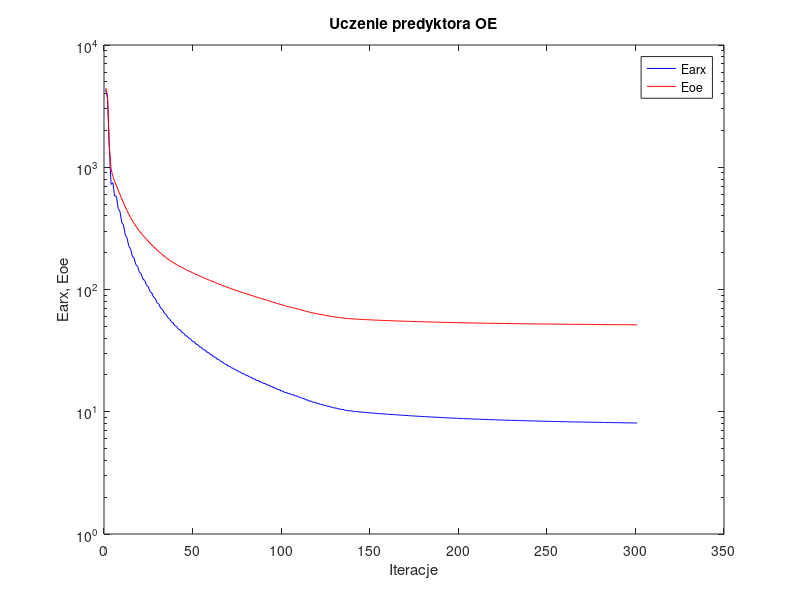
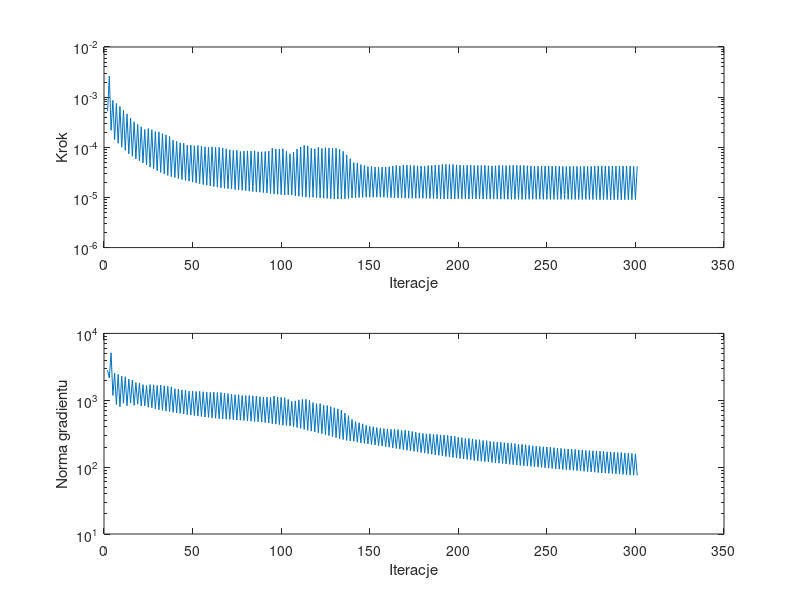

Write the MATLAB code that produced these figures, in order.
%uczenie predyktora oe
clear all;
n=0; farx(n+1)=4.306845e+003; foe(n+1)=4.445030e+003; wspucz(n+1)=0.000000e+000; ng(n+1)=0.000000e+000;
n=1; farx(n+1)=3.637138e+003; foe(n+1)=3.854837e+003; krok(n+1)=5.230348e-004; ng(n+1)=2.801509e+003;
n=2; farx(n+1)=1.423051e+003; foe(n+1)=1.513580e+003; krok(n+1)=2.621411e-003; ng(n+1)=2.159986e+003;
n=3; farx(n+1)=7.237453e+002; foe(n+1)=9.640573e+002; krok(n+1)=2.178332e-004; ng(n+1)=5.127473e+003;
n=4; farx(n+1)=7.480085e+002; foe(n+1)=8.419777e+002; krok(n+1)=8.631728e-004; ng(n+1)=1.181930e+003;
n=5; farx(n+1)=5.820585e+002; foe(n+1)=7.675472e+002; krok(n+1)=1.422016e-004; ng(n+1)=2.540910e+003;
n=6; farx(n+1)=5.807154e+002; foe(n+1)=7.072261e+002; krok(n+1)=7.496833e-004; ng(n+1)=8.638926e+002;
n=7; farx(n+1)=4.591944e+002; foe(n+1)=6.495316e+002; krok(n+1)=1.203802e-004; ng(n+1)=2.440197e+003;
n=8; farx(n+1)=4.357997e+002; foe(n+1)=5.994428e+002; krok(n+1)=6.518015e-004; ng(n+1)=8.014668e+002;
n=9; farx(n+1)=3.544143e+002; foe(n+1)=5.519535e+002; krok(n+1)=1.003543e-004; ng(n+1)=2.294859e+003;
n=10; farx(n+1)=3.371675e+002; foe(n+1)=5.120220e+002; krok(n+1)=5.440190e-004; ng(n+1)=9.017108e+002;
n=11; farx(n+1)=2.794392e+002; foe(n+1)=4.742093e+002; krok(n+1)=8.683747e-005; ng(n+1)=2.248458e+003;
n=12; farx(n+1)=2.646746e+002; foe(n+1)=4.418254e+002; krok(n+1)=4.624551e-004; ng(n+1)=8.295840e+002;
n=13; farx(n+1)=2.255962e+002; foe(n+1)=4.127204e+002; krok(n+1)=7.401448e-005; ng(n+1)=2.069676e+003;
n=14; farx(n+1)=2.155871e+002; foe(n+1)=3.882330e+002; krok(n+1)=3.831728e-004; ng(n+1)=9.069906e+002;
n=15; farx(n+1)=1.869802e+002; foe(n+1)=3.657414e+002; krok(n+1)=6.627688e-005; ng(n+1)=2.001132e+003;
n=16; farx(n+1)=1.804828e+002; foe(n+1)=3.467899e+002; krok(n+1)=3.229906e-004; ng(n+1)=8.430947e+002;
n=17; farx(n+1)=1.596007e+002; foe(n+1)=3.295473e+002; krok(n+1)=5.879414e-005; ng(n+1)=1.835557e+003;
n=18; farx(n+1)=1.544242e+002; foe(n+1)=3.144585e+002; krok(n+1)=2.859446e-004; ng(n+1)=8.727101e+002;
n=19; farx(n+1)=1.380814e+002; foe(n+1)=3.004594e+002; krok(n+1)=5.353910e-005; ng(n+1)=1.796692e+003;
n=20; farx(n+1)=1.343178e+002; foe(n+1)=2.881044e+002; krok(n+1)=2.563269e-004; ng(n+1)=8.242980e+002;
n=21; farx(n+1)=1.214097e+002; foe(n+1)=2.767785e+002; krok(n+1)=4.888219e-005; ng(n+1)=1.712309e+003;
n=22; farx(n+1)=1.186350e+002; foe(n+1)=2.668674e+002; krok(n+1)=2.263251e-004; ng(n+1)=8.237944e+002;
n=23; farx(n+1)=1.082850e+002; foe(n+1)=2.575492e+002; krok(n+1)=4.461789e-005; ng(n+1)=1.660129e+003;
n=24; farx(n+1)=1.052947e+002; foe(n+1)=2.481938e+002; krok(n+1)=2.361618e-004; ng(n+1)=7.858719e+002;
n=25; farx(n+1)=9.632398e+001; foe(n+1)=2.395214e+002; krok(n+1)=4.041939e-005; ng(n+1)=1.714121e+003;
n=26; farx(n+1)=9.372226e+001; foe(n+1)=2.313733e+002; krok(n+1)=2.240186e-004; ng(n+1)=7.697351e+002;
n=27; farx(n+1)=8.619946e+001; foe(n+1)=2.238381e+002; krok(n+1)=3.711813e-005; ng(n+1)=1.702667e+003;
n=28; farx(n+1)=8.407031e+001; foe(n+1)=2.168193e+002; krok(n+1)=2.064885e-004; ng(n+1)=7.425694e+002;
n=29; farx(n+1)=7.782240e+001; foe(n+1)=2.104016e+002; krok(n+1)=3.418410e-005; ng(n+1)=1.661280e+003;
n=30; farx(n+1)=7.585743e+001; foe(n+1)=2.040487e+002; krok(n+1)=2.033206e-004; ng(n+1)=7.244390e+002;
n=31; farx(n+1)=7.039440e+001; foe(n+1)=1.981436e+002; krok(n+1)=3.153604e-005; ng(n+1)=1.682022e+003;
n=32; farx(n+1)=6.879737e+001; foe(n+1)=1.926441e+002; krok(n+1)=1.869031e-004; ng(n+1)=7.069147e+002;
n=33; farx(n+1)=6.417633e+001; foe(n+1)=1.875415e+002; krok(n+1)=2.936505e-005; ng(n+1)=1.640479e+003;
n=34; farx(n+1)=6.281185e+001; foe(n+1)=1.826584e+002; krok(n+1)=1.769627e-004; ng(n+1)=6.919380e+002;
n=35; farx(n+1)=5.879783e+001; foe(n+1)=1.780870e+002; krok(n+1)=2.745808e-005; ng(n+1)=1.623266e+003;
n=36; farx(n+1)=5.767025e+001; foe(n+1)=1.737969e+002; krok(n+1)=1.646626e-004; ng(n+1)=6.752957e+002;
n=37; farx(n+1)=5.416932e+001; foe(n+1)=1.697480e+002; krok(n+1)=2.605170e-005; ng(n+1)=1.590144e+003;
n=38; farx(n+1)=5.344467e+001; foe(n+1)=1.662456e+002; krok(n+1)=1.389822e-004; ng(n+1)=6.600702e+002;
n=39; farx(n+1)=5.051241e+001; foe(n+1)=1.629275e+002; krok(n+1)=2.496301e-005; ng(n+1)=1.490033e+003;
n=40; farx(n+1)=4.989888e+001; foe(n+1)=1.597709e+002; krok(n+1)=1.312842e-004; ng(n+1)=6.473426e+002;
n=41; farx(n+1)=4.728822e+001; foe(n+1)=1.567621e+002; krok(n+1)=2.382783e-005; ng(n+1)=1.463169e+003;
n=42; farx(n+1)=4.678339e+001; foe(n+1)=1.539252e+002; krok(n+1)=1.230468e-004; ng(n+1)=6.356061e+002;
n=43; farx(n+1)=4.446491e+001; foe(n+1)=1.512101e+002; krok(n+1)=2.277085e-005; ng(n+1)=1.429421e+003;
n=44; farx(n+1)=4.399286e+001; foe(n+1)=1.485592e+002; krok(n+1)=1.202765e-004; ng(n+1)=6.224590e+002;
n=45; farx(n+1)=4.187755e+001; foe(n+1)=1.460246e+002; krok(n+1)=2.190752e-005; ng(n+1)=1.417681e+003;
n=46; farx(n+1)=4.153553e+001; foe(n+1)=1.437009e+002; krok(n+1)=1.089166e-004; ng(n+1)=6.119359e+002;
n=47; farx(n+1)=3.967285e+001; foe(n+1)=1.414639e+002; krok(n+1)=2.110229e-005; ng(n+1)=1.363252e+003;
n=48; farx(n+1)=3.932113e+001; foe(n+1)=1.392279e+002; krok(n+1)=1.107642e-004; ng(n+1)=5.999393e+002;
n=49; farx(n+1)=3.758009e+001; foe(n+1)=1.370445e+002; krok(n+1)=2.020511e-005; ng(n+1)=1.376915e+003;
n=50; farx(n+1)=3.726188e+001; foe(n+1)=1.349546e+002; krok(n+1)=1.070782e-004; ng(n+1)=5.901055e+002;
n=51; farx(n+1)=3.568388e+001; foe(n+1)=1.329324e+002; krok(n+1)=1.943349e-005; ng(n+1)=1.354208e+003;
n=52; farx(n+1)=3.535825e+001; foe(n+1)=1.309087e+002; krok(n+1)=1.085565e-004; ng(n+1)=5.798260e+002;
n=53; farx(n+1)=3.388563e+001; foe(n+1)=1.289483e+002; krok(n+1)=1.870342e-005; ng(n+1)=1.361604e+003;
n=54; farx(n+1)=3.359537e+001; foe(n+1)=1.270563e+002; krok(n+1)=1.051134e-004; ng(n+1)=5.715000e+002;
n=55; farx(n+1)=3.224848e+001; foe(n+1)=1.252283e+002; krok(n+1)=1.810944e-005; ng(n+1)=1.341315e+003;
n=56; farx(n+1)=3.198821e+001; foe(n+1)=1.234505e+002; krok(n+1)=1.022356e-004; ng(n+1)=5.632974e+002;
n=57; farx(n+1)=3.074911e+001; foe(n+1)=1.217354e+002; krok(n+1)=1.757217e-005; ng(n+1)=1.323520e+003;
n=58; farx(n+1)=3.051931e+001; foe(n+1)=1.200669e+002; krok(n+1)=9.955398e-005; ng(n+1)=5.555453e+002;
n=59; farx(n+1)=2.937706e+001; foe(n+1)=1.184465e+002; krok(n+1)=1.700060e-005; ng(n+1)=1.308708e+003;
n=60; farx(n+1)=2.913882e+001; foe(n+1)=1.168056e+002; krok(n+1)=1.022605e-004; ng(n+1)=5.458578e+002;
n=61; farx(n+1)=2.805539e+001; foe(n+1)=1.152046e+002; krok(n+1)=1.645337e-005; ng(n+1)=1.321380e+003;
n=62; farx(n+1)=2.784035e+001; foe(n+1)=1.136470e+002; krok(n+1)=1.001480e-004; ng(n+1)=5.383268e+002;
n=63; farx(n+1)=2.683649e+001; foe(n+1)=1.121321e+002; krok(n+1)=1.599777e-005; ng(n+1)=1.305547e+003;
n=64; farx(n+1)=2.663559e+001; foe(n+1)=1.106352e+002; krok(n+1)=9.985203e-005; ng(n+1)=5.313476e+002;
n=65; farx(n+1)=2.569120e+001; foe(n+1)=1.091722e+002; krok(n+1)=1.558957e-005; ng(n+1)=1.301419e+003;
n=66; farx(n+1)=2.552252e+001; foe(n+1)=1.077715e+002; krok(n+1)=9.675577e-005; ng(n+1)=5.263681e+002;
n=67; farx(n+1)=2.464214e+001; foe(n+1)=1.063859e+002; krok(n+1)=1.523649e-005; ng(n+1)=1.284116e+003;
n=68; farx(n+1)=2.449924e+001; foe(n+1)=1.050644e+002; krok(n+1)=9.324777e-005; ng(n+1)=5.212461e+002;
n=69; farx(n+1)=2.368221e+001; foe(n+1)=1.037716e+002; krok(n+1)=1.496279e-005; ng(n+1)=1.256964e+003;
n=70; farx(n+1)=2.357140e+001; foe(n+1)=1.025440e+002; krok(n+1)=8.904993e-005; ng(n+1)=5.175135e+002;
n=71; farx(n+1)=2.281145e+001; foe(n+1)=1.013341e+002; krok(n+1)=1.468165e-005; ng(n+1)=1.230907e+003;
n=72; farx(n+1)=2.271612e+001; foe(n+1)=1.001608e+002; krok(n+1)=8.683747e-005; ng(n+1)=5.123193e+002;
n=73; farx(n+1)=2.200554e+001; foe(n+1)=9.901905e+001; krok(n+1)=1.438760e-005; ng(n+1)=1.209404e+003;
n=74; farx(n+1)=2.191634e+001; foe(n+1)=9.787498e+001; krok(n+1)=8.763108e-005; ng(n+1)=5.060894e+002;
n=75; farx(n+1)=2.123297e+001; foe(n+1)=9.675603e+001; krok(n+1)=1.414532e-005; ng(n+1)=1.209575e+003;
n=76; farx(n+1)=2.117568e+001; foe(n+1)=9.570771e+001; krok(n+1)=8.233132e-005; ng(n+1)=5.038503e+002;
n=77; farx(n+1)=2.054189e+001; foe(n+1)=9.467253e+001; krok(n+1)=1.390431e-005; ng(n+1)=1.175859e+003;
n=78; farx(n+1)=2.048579e+001; foe(n+1)=9.363863e+001; krok(n+1)=8.370634e-005; ng(n+1)=4.974783e+002;
n=79; farx(n+1)=1.987642e+001; foe(n+1)=9.262275e+001; krok(n+1)=1.361415e-005; ng(n+1)=1.175591e+003;
n=80; farx(n+1)=1.982610e+001; foe(n+1)=9.161384e+001; krok(n+1)=8.489916e-005; ng(n+1)=4.916889e+002;
n=81; farx(n+1)=1.923732e+001; foe(n+1)=9.061213e+001; krok(n+1)=1.334403e-005; ng(n+1)=1.177665e+003;
n=82; farx(n+1)=1.919662e+001; foe(n+1)=8.963944e+001; krok(n+1)=8.414879e-005; ng(n+1)=4.864392e+002;
n=83; farx(n+1)=1.863737e+001; foe(n+1)=8.867978e+001; krok(n+1)=1.308609e-005; ng(n+1)=1.163230e+003;
n=84; farx(n+1)=1.859699e+001; foe(n+1)=8.771569e+001; krok(n+1)=8.559513e-005; ng(n+1)=4.794986e+002;
n=85; farx(n+1)=1.805774e+001; foe(n+1)=8.678316e+001; krok(n+1)=1.290355e-005; ng(n+1)=1.156490e+003;
n=86; farx(n+1)=1.804010e+001; foe(n+1)=8.589511e+001; krok(n+1)=8.147519e-005; ng(n+1)=4.763828e+002;
n=87; farx(n+1)=1.753280e+001; foe(n+1)=8.502522e+001; krok(n+1)=1.273164e-005; ng(n+1)=1.127057e+003;
n=88; farx(n+1)=1.752399e+001; foe(n+1)=8.417072e+001; krok(n+1)=8.126074e-005; ng(n+1)=4.708263e+002;
n=89; farx(n+1)=1.703652e+001; foe(n+1)=8.333018e+001; krok(n+1)=1.251850e-005; ng(n+1)=1.116510e+003;
n=90; farx(n+1)=1.703356e+001; foe(n+1)=8.249916e+001; krok(n+1)=8.233132e-005; ng(n+1)=4.644221e+002;
n=91; farx(n+1)=1.656094e+001; foe(n+1)=8.167573e+001; krok(n+1)=1.229246e-005; ng(n+1)=1.113010e+003;
n=92; farx(n+1)=1.656255e+001; foe(n+1)=8.086444e+001; krok(n+1)=8.368590e-005; ng(n+1)=4.574163e+002;
n=93; farx(n+1)=1.610738e+001; foe(n+1)=8.005899e+001; krok(n+1)=1.197415e-005; ng(n+1)=1.108782e+003;
n=94; farx(n+1)=1.608905e+001; foe(n+1)=7.917920e+001; krok(n+1)=9.560737e-005; ng(n+1)=4.460019e+002;
n=95; farx(n+1)=1.562178e+001; foe(n+1)=7.831507e+001; krok(n+1)=1.171380e-005; ng(n+1)=1.153986e+003;
n=96; farx(n+1)=1.561982e+001; foe(n+1)=7.749901e+001; krok(n+1)=9.229511e-005; ng(n+1)=4.398070e+002;
n=97; farx(n+1)=1.517938e+001; foe(n+1)=7.669801e+001; krok(n+1)=1.155377e-005; ng(n+1)=1.121782e+003;
n=98; farx(n+1)=1.518682e+001; foe(n+1)=7.592148e+001; krok(n+1)=9.186126e-005; ng(n+1)=4.322823e+002;
n=99; farx(n+1)=1.476509e+001; foe(n+1)=7.515918e+001; krok(n+1)=1.136531e-005; ng(n+1)=1.103202e+003;
n=100; farx(n+1)=1.477634e+001; foe(n+1)=7.440574e+001; krok(n+1)=9.320950e-005; ng(n+1)=4.235532e+002;
n=101; farx(n+1)=1.436690e+001; foe(n+1)=7.367277e+001; krok(n+1)=1.126542e-005; ng(n+1)=1.089808e+003;
n=102; farx(n+1)=1.440161e+001; foe(n+1)=7.302424e+001; krok(n+1)=8.368590e-005; ng(n+1)=4.185006e+002;
n=103; farx(n+1)=1.402479e+001; foe(n+1)=7.238441e+001; krok(n+1)=1.126542e-005; ng(n+1)=1.028379e+003;
n=104; farx(n+1)=1.407586e+001; foe(n+1)=7.182440e+001; krok(n+1)=7.411092e-005; ng(n+1)=4.139681e+002;
n=105; farx(n+1)=1.373647e+001; foe(n+1)=7.127600e+001; krok(n+1)=1.115447e-005; ng(n+1)=9.605958e+002;
n=106; farx(n+1)=1.378223e+001; foe(n+1)=7.070051e+001; krok(n+1)=8.074766e-005; ng(n+1)=4.031665e+002;
n=107; farx(n+1)=1.344248e+001; foe(n+1)=7.013565e+001; krok(n+1)=1.085468e-005; ng(n+1)=9.786728e+002;
n=108; farx(n+1)=1.347560e+001; foe(n+1)=6.951669e+001; krok(n+1)=9.257470e-005; ng(n+1)=3.904809e+002;
n=109; farx(n+1)=1.312753e+001; foe(n+1)=6.891390e+001; krok(n+1)=1.057446e-005; ng(n+1)=1.014090e+003;
n=110; farx(n+1)=1.315338e+001; foe(n+1)=6.827785e+001; krok(n+1)=1.017375e-004; ng(n+1)=3.781172e+002;
n=111; farx(n+1)=1.280493e+001; foe(n+1)=6.766047e+001; krok(n+1)=1.033992e-005; ng(n+1)=1.032444e+003;
n=112; farx(n+1)=1.282490e+001; foe(n+1)=6.702252e+001; krok(n+1)=1.089132e-004; ng(n+1)=3.655527e+002;
n=113; farx(n+1)=1.248208e+001; foe(n+1)=6.641228e+001; krok(n+1)=1.017255e-005; ng(n+1)=1.035020e+003;
n=114; farx(n+1)=1.250921e+001; foe(n+1)=6.582954e+001; krok(n+1)=1.067624e-004; ng(n+1)=3.552060e+002;
n=115; farx(n+1)=1.218494e+001; foe(n+1)=6.527049e+001; krok(n+1)=1.009346e-005; ng(n+1)=9.984716e+002;
n=116; farx(n+1)=1.222536e+001; foe(n+1)=6.478125e+001; krok(n+1)=9.532169e-005; ng(n+1)=3.459854e+002;
n=117; farx(n+1)=1.193399e+001; foe(n+1)=6.430978e+001; krok(n+1)=1.003408e-005; ng(n+1)=9.234371e+002;
n=118; farx(n+1)=1.197925e+001; foe(n+1)=6.386284e+001; krok(n+1)=9.323759e-005; ng(n+1)=3.363509e+002;
n=119; farx(n+1)=1.170451e+001; foe(n+1)=6.342877e+001; krok(n+1)=9.888364e-006; ng(n+1)=8.913776e+002;
n=120; farx(n+1)=1.174241e+001; foe(n+1)=6.298160e+001; krok(n+1)=1.001480e-004; ng(n+1)=3.261132e+002;
n=121; farx(n+1)=1.147157e+001; foe(n+1)=6.255157e+001; krok(n+1)=9.766516e-006; ng(n+1)=8.934971e+002;
n=122; farx(n+1)=1.151627e+001; foe(n+1)=6.215464e+001; krok(n+1)=9.487191e-005; ng(n+1)=3.163289e+002;
n=123; farx(n+1)=1.126590e+001; foe(n+1)=6.177466e+001; krok(n+1)=9.671965e-006; ng(n+1)=8.439915e+002;
n=124; farx(n+1)=1.130469e+001; foe(n+1)=6.139491e+001; krok(n+1)=9.804597e-005; ng(n+1)=3.060912e+002;
n=125; farx(n+1)=1.106344e+001; foe(n+1)=6.102994e+001; krok(n+1)=9.558286e-006; ng(n+1)=8.341241e+002;
n=126; farx(n+1)=1.110955e+001; foe(n+1)=6.068120e+001; krok(n+1)=9.677161e-005; ng(n+1)=2.960830e+002;
n=127; farx(n+1)=1.088026e+001; foe(n+1)=6.034689e+001; krok(n+1)=9.471564e-006; ng(n+1)=8.013560e+002;
n=128; farx(n+1)=1.091448e+001; foe(n+1)=6.002446e+001; krok(n+1)=9.579321e-005; ng(n+1)=2.857248e+002;
n=129; farx(n+1)=1.070197e+001; foe(n+1)=5.971890e+001; krok(n+1)=9.392863e-006; ng(n+1)=7.730174e+002;
n=130; farx(n+1)=1.075616e+001; foe(n+1)=5.942432e+001; krok(n+1)=9.501859e-005; ng(n+1)=2.763238e+002;
n=131; farx(n+1)=1.054845e+001; foe(n+1)=5.914066e+001; krok(n+1)=9.328187e-006; ng(n+1)=7.437671e+002;
n=132; farx(n+1)=1.057121e+001; foe(n+1)=5.887623e+001; krok(n+1)=9.108340e-005; ng(n+1)=2.658994e+002;
n=133; farx(n+1)=1.038791e+001; foe(n+1)=5.862429e+001; krok(n+1)=9.301319e-006; ng(n+1)=7.103661e+002;
n=134; farx(n+1)=1.046143e+001; foe(n+1)=5.839630e+001; krok(n+1)=8.312662e-005; ng(n+1)=2.585728e+002;
n=135; farx(n+1)=1.028020e+001; foe(n+1)=5.818158e+001; krok(n+1)=9.377529e-006; ng(n+1)=6.437004e+002;
n=136; farx(n+1)=1.029070e+001; foe(n+1)=5.799621e+001; krok(n+1)=7.043991e-005; ng(n+1)=2.502629e+002;
n=137; farx(n+1)=1.014842e+001; foe(n+1)=5.782273e+001; krok(n+1)=9.524283e-006; ng(n+1)=5.888458e+002;
n=138; farx(n+1)=1.023269e+001; foe(n+1)=5.767213e+001; krok(n+1)=5.904045e-005; ng(n+1)=2.462067e+002;
n=139; farx(n+1)=1.008635e+001; foe(n+1)=5.753005e+001; krok(n+1)=9.766516e-006; ng(n+1)=5.184223e+002;
n=140; farx(n+1)=1.011297e+001; foe(n+1)=5.740552e+001; krok(n+1)=4.963293e-005; ng(n+1)=2.433031e+002;
n=141; farx(n+1)=9.995751e+000; foe(n+1)=5.728779e+001; krok(n+1)=9.888364e-006; ng(n+1)=4.785917e+002;
n=142; farx(n+1)=1.006276e+001; foe(n+1)=5.717154e+001; krok(n+1)=4.886973e-005; ng(n+1)=2.361031e+002;
n=143; farx(n+1)=9.938476e+000; foe(n+1)=5.705908e+001; krok(n+1)=9.952471e-006; ng(n+1)=4.616535e+002;
n=144; farx(n+1)=9.982111e+000; foe(n+1)=5.695582e+001; krok(n+1)=4.506169e-005; ng(n+1)=2.304462e+002;
n=145; farx(n+1)=9.870106e+000; foe(n+1)=5.685352e+001; krok(n+1)=9.999543e-006; ng(n+1)=4.437819e+002;
n=146; farx(n+1)=9.924838e+000; foe(n+1)=5.675595e+001; krok(n+1)=4.341873e-005; ng(n+1)=2.268207e+002;
n=147; farx(n+1)=9.815106e+000; foe(n+1)=5.666167e+001; krok(n+1)=1.009346e-005; ng(n+1)=4.224024e+002;
n=148; farx(n+1)=9.863230e+000; foe(n+1)=5.657194e+001; krok(n+1)=4.127340e-005; ng(n+1)=2.224384e+002;
n=149; farx(n+1)=9.759786e+000; foe(n+1)=5.648406e+001; krok(n+1)=1.010485e-005; ng(n+1)=4.077458e+002;
n=150; farx(n+1)=9.810053e+000; foe(n+1)=5.639750e+001; krok(n+1)=4.154824e-005; ng(n+1)=2.183577e+002;
n=151; farx(n+1)=9.707771e+000; foe(n+1)=5.631209e+001; krok(n+1)=1.009346e-005; ng(n+1)=4.023611e+002;
n=152; farx(n+1)=9.755939e+000; foe(n+1)=5.623053e+001; krok(n+1)=4.037383e-005; ng(n+1)=2.143237e+002;
n=153; farx(n+1)=9.657701e+000; foe(n+1)=5.614991e+001; krok(n+1)=1.010255e-005; ng(n+1)=3.904104e+002;
n=154; farx(n+1)=9.705219e+000; foe(n+1)=5.607165e+001; krok(n+1)=3.990378e-005; ng(n+1)=2.103629e+002;
n=155; farx(n+1)=9.610118e+000; foe(n+1)=5.599486e+001; krok(n+1)=1.008355e-005; ng(n+1)=3.806110e+002;
n=156; farx(n+1)=9.656737e+000; foe(n+1)=5.591899e+001; krok(n+1)=4.037383e-005; ng(n+1)=2.063170e+002;
n=157; farx(n+1)=9.563258e+000; foe(n+1)=5.584394e+001; krok(n+1)=1.003408e-005; ng(n+1)=3.773172e+002;
n=158; farx(n+1)=9.609179e+000; foe(n+1)=5.577088e+001; krok(n+1)=4.037383e-005; ng(n+1)=2.024195e+002;
n=159; farx(n+1)=9.518103e+000; foe(n+1)=5.569833e+001; krok(n+1)=9.975945e-006; ng(n+1)=3.713120e+002;
n=160; farx(n+1)=9.562955e+000; foe(n+1)=5.562673e+001; krok(n+1)=4.116566e-005; ng(n+1)=1.983711e+002;
n=161; farx(n+1)=9.473696e+000; foe(n+1)=5.555577e+001; krok(n+1)=9.888364e-006; ng(n+1)=3.681953e+002;
n=162; farx(n+1)=9.517561e+000; foe(n+1)=5.548502e+001; krok(n+1)=4.244958e-005; ng(n+1)=1.942638e+002;
n=163; farx(n+1)=9.429437e+000; foe(n+1)=5.541499e+001; krok(n+1)=9.808732e-006; ng(n+1)=3.671082e+002;
n=164; farx(n+1)=9.472655e+000; foe(n+1)=5.534600e+001; krok(n+1)=4.334515e-005; ng(n+1)=1.902962e+002;
n=165; farx(n+1)=9.385553e+000; foe(n+1)=5.527708e+001; krok(n+1)=9.766516e-006; ng(n+1)=3.653466e+002;
n=166; farx(n+1)=9.427596e+000; foe(n+1)=5.521127e+001; krok(n+1)=4.244958e-005; ng(n+1)=1.865916e+002;
n=167; farx(n+1)=9.344250e+000; foe(n+1)=5.514626e+001; krok(n+1)=9.716744e-006; ng(n+1)=3.540944e+002;
n=168; farx(n+1)=9.385132e+000; foe(n+1)=5.508030e+001; krok(n+1)=4.439098e-005; ng(n+1)=1.825192e+002;
n=169; farx(n+1)=9.302264e+000; foe(n+1)=5.501564e+001; krok(n+1)=9.657459e-006; ng(n+1)=3.550964e+002;
n=170; farx(n+1)=9.342473e+000; foe(n+1)=5.495251e+001; krok(n+1)=4.412088e-005; ng(n+1)=1.788712e+002;
n=171; farx(n+1)=9.261803e+000; foe(n+1)=5.489034e+001; krok(n+1)=9.640490e-006; ng(n+1)=3.484133e+002;
n=172; farx(n+1)=9.301133e+000; foe(n+1)=5.482970e+001; krok(n+1)=4.381554e-005; ng(n+1)=1.752923e+002;
n=173; farx(n+1)=9.222811e+000; foe(n+1)=5.477017e+001; krok(n+1)=9.628751e-006; ng(n+1)=3.409292e+002;
n=174; farx(n+1)=9.261120e+000; foe(n+1)=5.471181e+001; krok(n+1)=4.341873e-005; ng(n+1)=1.718022e+002;
n=175; farx(n+1)=9.185186e+000; foe(n+1)=5.465505e+001; krok(n+1)=9.635248e-006; ng(n+1)=3.328324e+002;
n=176; farx(n+1)=9.222741e+000; foe(n+1)=5.459929e+001; krok(n+1)=4.279756e-005; ng(n+1)=1.684950e+002;
n=177; farx(n+1)=9.149066e+000; foe(n+1)=5.454514e+001; krok(n+1)=9.647596e-006; ng(n+1)=3.249615e+002;
n=178; farx(n+1)=9.186157e+000; foe(n+1)=5.449199e+001; krok(n+1)=4.229784e-005; ng(n+1)=1.653307e+002;
n=179; farx(n+1)=9.114371e+000; foe(n+1)=5.443992e+001; krok(n+1)=9.645404e-006; ng(n+1)=3.188802e+002;
n=180; farx(n+1)=9.151013e+000; foe(n+1)=5.438900e+001; krok(n+1)=4.204485e-005; ng(n+1)=1.622299e+002;
n=181; farx(n+1)=9.081087e+000; foe(n+1)=5.433868e+001; krok(n+1)=9.602384e-006; ng(n+1)=3.139624e+002;
n=182; farx(n+1)=9.117428e+000; foe(n+1)=5.428866e+001; krok(n+1)=4.334515e-005; ng(n+1)=1.589854e+002;
n=183; farx(n+1)=9.047972e+000; foe(n+1)=5.423845e+001; krok(n+1)=9.520265e-006; ng(n+1)=3.157414e+002;
n=184; farx(n+1)=9.082970e+000; foe(n+1)=5.418938e+001; krok(n+1)=4.341873e-005; ng(n+1)=1.557646e+002;
n=185; farx(n+1)=9.015619e+000; foe(n+1)=5.414142e+001; krok(n+1)=9.520842e-006; ng(n+1)=3.084407e+002;
n=186; farx(n+1)=9.050520e+000; foe(n+1)=5.409417e+001; krok(n+1)=4.381503e-005; ng(n+1)=1.528881e+002;
n=187; farx(n+1)=8.984169e+000; foe(n+1)=5.404694e+001; krok(n+1)=9.456672e-006; ng(n+1)=3.074156e+002;
n=188; farx(n+1)=9.018115e+000; foe(n+1)=5.400048e+001; krok(n+1)=4.438276e-005; ng(n+1)=1.499522e+002;
n=189; farx(n+1)=8.953332e+000; foe(n+1)=5.395464e+001; krok(n+1)=9.410994e-006; ng(n+1)=3.034486e+002;
n=190; farx(n+1)=8.986779e+000; foe(n+1)=5.390892e+001; krok(n+1)=4.554340e-005; ng(n+1)=1.470552e+002;
n=191; farx(n+1)=8.922677e+000; foe(n+1)=5.386355e+001; krok(n+1)=9.359580e-006; ng(n+1)=3.033378e+002;
n=192; farx(n+1)=8.955415e+000; foe(n+1)=5.381916e+001; krok(n+1)=4.565415e-005; ng(n+1)=1.443087e+002;
n=193; farx(n+1)=8.892853e+000; foe(n+1)=5.377531e+001; krok(n+1)=9.340678e-006; ng(n+1)=2.986129e+002;
n=194; farx(n+1)=8.924874e+000; foe(n+1)=5.373234e+001; krok(n+1)=4.554170e-005; ng(n+1)=1.416561e+002;
n=195; farx(n+1)=8.863952e+000; foe(n+1)=5.369013e+001; krok(n+1)=9.331364e-006; ng(n+1)=2.930888e+002;
n=196; farx(n+1)=8.895479e+000; foe(n+1)=5.364863e+001; krok(n+1)=4.553746e-005; ng(n+1)=1.391010e+002;
n=197; farx(n+1)=8.835860e+000; foe(n+1)=5.360772e+001; krok(n+1)=9.322149e-006; ng(n+1)=2.889491e+002;
n=198; farx(n+1)=8.866483e+000; foe(n+1)=5.356787e+001; krok(n+1)=4.461789e-005; ng(n+1)=1.366667e+002;
n=199; farx(n+1)=8.808941e+000; foe(n+1)=5.352922e+001; krok(n+1)=9.359580e-006; ng(n+1)=2.801168e+002;
n=200; farx(n+1)=8.839414e+000; foe(n+1)=5.349135e+001; krok(n+1)=4.403374e-005; ng(n+1)=1.344399e+002;
n=201; farx(n+1)=8.783168e+000; foe(n+1)=5.345395e+001; krok(n+1)=9.351708e-006; ng(n+1)=2.757852e+002;
n=202; farx(n+1)=8.812858e+000; foe(n+1)=5.341740e+001; krok(n+1)=4.341873e-005; ng(n+1)=1.321707e+002;
n=203; farx(n+1)=8.758389e+000; foe(n+1)=5.338177e+001; krok(n+1)=9.365562e-006; ng(n+1)=2.687100e+002;
n=204; farx(n+1)=8.788093e+000; foe(n+1)=5.334650e+001; krok(n+1)=4.381503e-005; ng(n+1)=1.301365e+002;
n=205; farx(n+1)=8.734255e+000; foe(n+1)=5.331124e+001; krok(n+1)=9.309975e-006; ng(n+1)=2.683740e+002;
n=206; farx(n+1)=8.763253e+000; foe(n+1)=5.327656e+001; krok(n+1)=4.424067e-005; ng(n+1)=1.279370e+002;
n=207; farx(n+1)=8.710475e+000; foe(n+1)=5.324229e+001; krok(n+1)=9.301319e-006; ng(n+1)=2.649302e+002;
n=208; farx(n+1)=8.738670e+000; foe(n+1)=5.320884e+001; krok(n+1)=4.341873e-005; ng(n+1)=1.259792e+002;
n=209; farx(n+1)=8.687606e+000; foe(n+1)=5.317634e+001; krok(n+1)=9.340678e-006; ng(n+1)=2.572876e+002;
n=210; farx(n+1)=8.716016e+000; foe(n+1)=5.314448e+001; krok(n+1)=4.334515e-005; ng(n+1)=1.242632e+002;
n=211; farx(n+1)=8.665636e+000; foe(n+1)=5.311238e+001; krok(n+1)=9.283303e-006; ng(n+1)=2.565574e+002;
n=212; farx(n+1)=8.692959e+000; foe(n+1)=5.308084e+001; krok(n+1)=4.341873e-005; ng(n+1)=1.224070e+002;
n=213; farx(n+1)=8.644008e+000; foe(n+1)=5.305016e+001; krok(n+1)=9.309975e-006; ng(n+1)=2.503960e+002;
n=214; farx(n+1)=8.671414e+000; foe(n+1)=5.301997e+001; krok(n+1)=4.334515e-005; ng(n+1)=1.208906e+002;
n=215; farx(n+1)=8.623129e+000; foe(n+1)=5.298976e+001; krok(n+1)=9.272806e-006; ng(n+1)=2.491607e+002;
n=216; farx(n+1)=8.649503e+000; foe(n+1)=5.296021e+001; krok(n+1)=4.279756e-005; ng(n+1)=1.192115e+002;
n=217; farx(n+1)=8.602843e+000; foe(n+1)=5.293162e+001; krok(n+1)=9.318742e-006; ng(n+1)=2.415299e+002;
n=218; farx(n+1)=8.629239e+000; foe(n+1)=5.290341e+001; krok(n+1)=4.244958e-005; ng(n+1)=1.178065e+002;
n=219; farx(n+1)=8.583372e+000; foe(n+1)=5.287542e+001; krok(n+1)=9.290308e-006; ng(n+1)=2.393720e+002;
n=220; farx(n+1)=8.609400e+000; foe(n+1)=5.284776e+001; krok(n+1)=4.285449e-005; ng(n+1)=1.162172e+002;
n=221; farx(n+1)=8.564240e+000; foe(n+1)=5.282031e+001; krok(n+1)=9.263865e-006; ng(n+1)=2.375426e+002;
n=222; farx(n+1)=8.590068e+000; foe(n+1)=5.279329e+001; krok(n+1)=4.334515e-005; ng(n+1)=1.146765e+002;
n=223; farx(n+1)=8.545492e+000; foe(n+1)=5.276619e+001; krok(n+1)=9.217968e-006; ng(n+1)=2.366789e+002;
n=224; farx(n+1)=8.570527e+000; foe(n+1)=5.273951e+001; krok(n+1)=4.341873e-005; ng(n+1)=1.130720e+002;
n=225; farx(n+1)=8.527055e+000; foe(n+1)=5.271343e+001; krok(n+1)=9.235984e-006; ng(n+1)=2.319049e+002;
n=226; farx(n+1)=8.552066e+000; foe(n+1)=5.268776e+001; krok(n+1)=4.334515e-005; ng(n+1)=1.117096e+002;
n=227; farx(n+1)=8.509227e+000; foe(n+1)=5.266213e+001; krok(n+1)=9.203865e-006; ng(n+1)=2.304127e+002;
n=228; farx(n+1)=8.533906e+000; foe(n+1)=5.263691e+001; krok(n+1)=4.381503e-005; ng(n+1)=1.102163e+002;
n=229; farx(n+1)=8.491699e+000; foe(n+1)=5.261172e+001; krok(n+1)=9.173490e-006; ng(n+1)=2.288635e+002;
n=230; farx(n+1)=8.515791e+000; foe(n+1)=5.258697e+001; krok(n+1)=4.381554e-005; ng(n+1)=1.087471e+002;
n=231; farx(n+1)=8.474556e+000; foe(n+1)=5.256262e+001; krok(n+1)=9.177209e-006; ng(n+1)=2.248781e+002;
n=232; farx(n+1)=8.498193e+000; foe(n+1)=5.253859e+001; krok(n+1)=4.341873e-005; ng(n+1)=1.073958e+002;
n=233; farx(n+1)=8.457916e+000; foe(n+1)=5.251511e+001; krok(n+1)=9.196428e-006; ng(n+1)=2.206482e+002;
n=234; farx(n+1)=8.481572e+000; foe(n+1)=5.249199e+001; krok(n+1)=4.334515e-005; ng(n+1)=1.061529e+002;
n=235; farx(n+1)=8.441843e+000; foe(n+1)=5.246884e+001; krok(n+1)=9.158722e-006; ng(n+1)=2.196131e+002;
n=236; farx(n+1)=8.464851e+000; foe(n+1)=5.244601e+001; krok(n+1)=4.341873e-005; ng(n+1)=1.047440e+002;
n=237; farx(n+1)=8.426031e+000; foe(n+1)=5.242366e+001; krok(n+1)=9.173490e-006; ng(n+1)=2.156434e+002;
n=238; farx(n+1)=8.448660e+000; foe(n+1)=5.240161e+001; krok(n+1)=4.279756e-005; ng(n+1)=1.035284e+002;
n=239; farx(n+1)=8.410766e+000; foe(n+1)=5.238008e+001; krok(n+1)=9.195979e-006; ng(n+1)=2.113813e+002;
n=240; farx(n+1)=8.433162e+000; foe(n+1)=5.235882e+001; krok(n+1)=4.229784e-005; ng(n+1)=1.023714e+002;
n=241; farx(n+1)=8.396029e+000; foe(n+1)=5.233792e+001; krok(n+1)=9.203865e-006; ng(n+1)=2.082096e+002;
n=242; farx(n+1)=8.418230e+000; foe(n+1)=5.231731e+001; krok(n+1)=4.211523e-005; ng(n+1)=1.012103e+002;
n=243; farx(n+1)=8.381717e+000; foe(n+1)=5.229689e+001; krok(n+1)=9.196428e-006; ng(n+1)=2.060009e+002;
n=244; farx(n+1)=8.403570e+000; foe(n+1)=5.227678e+001; krok(n+1)=4.194015e-005; ng(n+1)=1.000328e+002;
n=245; farx(n+1)=8.367786e+000; foe(n+1)=5.225693e+001; krok(n+1)=9.195979e-006; ng(n+1)=2.031015e+002;
n=246; farx(n+1)=8.389445e+000; foe(n+1)=5.223730e+001; krok(n+1)=4.204485e-005; ng(n+1)=9.887987e+001;
n=247; farx(n+1)=8.354170e+000; foe(n+1)=5.221781e+001; krok(n+1)=9.177209e-006; ng(n+1)=2.015960e+002;
n=248; farx(n+1)=8.375547e+000; foe(n+1)=5.219854e+001; krok(n+1)=4.219311e-005; ng(n+1)=9.771529e+001;
n=249; farx(n+1)=8.340817e+000; foe(n+1)=5.217945e+001; krok(n+1)=9.165986e-006; ng(n+1)=1.997559e+002;
n=250; farx(n+1)=8.362052e+000; foe(n+1)=5.216061e+001; krok(n+1)=4.244958e-005; ng(n+1)=9.659136e+001;
n=251; farx(n+1)=8.327738e+000; foe(n+1)=5.214177e+001; krok(n+1)=9.137433e-006; ng(n+1)=1.988406e+002;
n=252; farx(n+1)=8.348441e+000; foe(n+1)=5.212321e+001; krok(n+1)=4.229784e-005; ng(n+1)=9.543499e+001;
n=253; farx(n+1)=8.314913e+000; foe(n+1)=5.210503e+001; krok(n+1)=9.158722e-006; ng(n+1)=1.951425e+002;
n=254; farx(n+1)=8.335429e+000; foe(n+1)=5.208706e+001; krok(n+1)=4.194015e-005; ng(n+1)=9.442436e+001;
n=255; farx(n+1)=8.302492e+000; foe(n+1)=5.206933e+001; krok(n+1)=9.158722e-006; ng(n+1)=1.927699e+002;
n=256; farx(n+1)=8.322781e+000; foe(n+1)=5.205178e+001; krok(n+1)=4.185317e-005; ng(n+1)=9.338954e+001;
n=257; farx(n+1)=8.290366e+000; foe(n+1)=5.203444e+001; krok(n+1)=9.155646e-006; ng(n+1)=1.907755e+002;
n=258; farx(n+1)=8.310332e+000; foe(n+1)=5.201732e+001; krok(n+1)=4.156331e-005; ng(n+1)=9.237682e+001;
n=259; farx(n+1)=8.278557e+000; foe(n+1)=5.200048e+001; krok(n+1)=9.165986e-006; ng(n+1)=1.879217e+002;
n=260; farx(n+1)=8.298414e+000; foe(n+1)=5.198380e+001; krok(n+1)=4.154824e-005; ng(n+1)=9.140739e+001;
n=261; farx(n+1)=8.267045e+000; foe(n+1)=5.196722e+001; krok(n+1)=9.148208e-006; ng(n+1)=1.866970e+002;
n=262; farx(n+1)=8.286739e+000; foe(n+1)=5.195083e+001; krok(n+1)=4.184295e-005; ng(n+1)=9.039666e+001;
n=263; farx(n+1)=8.255723e+000; foe(n+1)=5.193447e+001; krok(n+1)=9.125546e-006; ng(n+1)=1.858074e+002;
n=264; farx(n+1)=8.275086e+000; foe(n+1)=5.191834e+001; krok(n+1)=4.185317e-005; ng(n+1)=8.939057e+001;
n=265; farx(n+1)=8.244607e+000; foe(n+1)=5.190238e+001; krok(n+1)=9.128990e-006; ng(n+1)=1.835172e+002;
n=266; farx(n+1)=8.263693e+000; foe(n+1)=5.188663e+001; krok(n+1)=4.156331e-005; ng(n+1)=8.845788e+001;
n=267; farx(n+1)=8.233781e+000; foe(n+1)=5.187111e+001; krok(n+1)=9.137433e-006; ng(n+1)=1.809616e+002;
n=268; farx(n+1)=8.252751e+000; foe(n+1)=5.185574e+001; krok(n+1)=4.154824e-005; ng(n+1)=8.755373e+001;
n=269; farx(n+1)=8.223203e+000; foe(n+1)=5.184046e+001; krok(n+1)=9.125546e-006; ng(n+1)=1.797563e+002;
n=270; farx(n+1)=8.241961e+000; foe(n+1)=5.182539e+001; krok(n+1)=4.154824e-005; ng(n+1)=8.663577e+001;
n=271; farx(n+1)=8.212844e+000; foe(n+1)=5.181041e+001; krok(n+1)=9.119360e-006; ng(n+1)=1.780944e+002;
n=272; farx(n+1)=8.231398e+000; foe(n+1)=5.179563e+001; krok(n+1)=4.154824e-005; ng(n+1)=8.573564e+001;
n=273; farx(n+1)=8.202707e+000; foe(n+1)=5.178094e+001; krok(n+1)=9.109987e-006; ng(n+1)=1.764851e+002;
n=274; farx(n+1)=8.221147e+000; foe(n+1)=5.176641e+001; krok(n+1)=4.184295e-005; ng(n+1)=8.483663e+001;
n=275; farx(n+1)=8.192748e+000; foe(n+1)=5.175187e+001; krok(n+1)=9.081248e-006; ng(n+1)=1.758684e+002;
n=276; farx(n+1)=8.210919e+000; foe(n+1)=5.173749e+001; krok(n+1)=4.211523e-005; ng(n+1)=8.390692e+001;
n=277; farx(n+1)=8.182913e+000; foe(n+1)=5.172321e+001; krok(n+1)=9.071830e-006; ng(n+1)=1.743898e+002;
n=278; farx(n+1)=8.201004e+000; foe(n+1)=5.170907e+001; krok(n+1)=4.244958e-005; ng(n+1)=8.303514e+001;
n=279; farx(n+1)=8.173244e+000; foe(n+1)=5.169491e+001; krok(n+1)=9.041389e-006; ng(n+1)=1.740068e+002;
n=280; farx(n+1)=8.191036e+000; foe(n+1)=5.168090e+001; krok(n+1)=4.264017e-005; ng(n+1)=8.214481e+001;
n=281; farx(n+1)=8.163694e+000; foe(n+1)=5.166704e+001; krok(n+1)=9.041389e-006; ng(n+1)=1.722140e+002;
n=282; farx(n+1)=8.181203e+000; foe(n+1)=5.165333e+001; krok(n+1)=4.229784e-005; ng(n+1)=8.139614e+001;
n=283; farx(n+1)=8.154361e+000; foe(n+1)=5.163986e+001; krok(n+1)=9.062615e-006; ng(n+1)=1.696277e+002;
n=284; farx(n+1)=8.171819e+000; foe(n+1)=5.162656e+001; krok(n+1)=4.204485e-005; ng(n+1)=8.071808e+001;
n=285; farx(n+1)=8.145311e+000; foe(n+1)=5.161330e+001; krok(n+1)=9.049168e-006; ng(n+1)=1.684480e+002;
n=286; farx(n+1)=8.162549e+000; foe(n+1)=5.160018e+001; krok(n+1)=4.211523e-005; ng(n+1)=7.996842e+001;
n=287; farx(n+1)=8.136400e+000; foe(n+1)=5.158717e+001; krok(n+1)=9.049168e-006; ng(n+1)=1.669043e+002;
n=288; farx(n+1)=8.153502e+000; foe(n+1)=5.157433e+001; krok(n+1)=4.204485e-005; ng(n+1)=7.927065e+001;
n=289; farx(n+1)=8.127706e+000; foe(n+1)=5.156154e+001; krok(n+1)=9.034834e-006; ng(n+1)=1.655959e+002;
n=290; farx(n+1)=8.144689e+000; foe(n+1)=5.154885e+001; krok(n+1)=4.244958e-005; ng(n+1)=7.853275e+001;
n=291; farx(n+1)=8.119104e+000; foe(n+1)=5.153617e+001; krok(n+1)=9.014671e-006; ng(n+1)=1.651288e+002;
n=292; farx(n+1)=8.135792e+000; foe(n+1)=5.152365e+001; krok(n+1)=4.229784e-005; ng(n+1)=7.781857e+001;
n=293; farx(n+1)=8.110648e+000; foe(n+1)=5.151130e+001; krok(n+1)=9.031324e-006; ng(n+1)=1.628423e+002;
n=294; farx(n+1)=8.127241e+000; foe(n+1)=5.149911e+001; krok(n+1)=4.204485e-005; ng(n+1)=7.718528e+001;
n=295; farx(n+1)=8.102450e+000; foe(n+1)=5.148697e+001; krok(n+1)=9.015490e-006; ng(n+1)=1.614938e+002;
n=296; farx(n+1)=8.118823e+000; foe(n+1)=5.147488e+001; krok(n+1)=4.229784e-005; ng(n+1)=7.647077e+001;
n=297; farx(n+1)=8.094298e+000; foe(n+1)=5.146294e+001; krok(n+1)=9.024321e-006; ng(n+1)=1.602492e+002;
n=298; farx(n+1)=8.110520e+000; foe(n+1)=5.145118e+001; krok(n+1)=4.176829e-005; ng(n+1)=7.587503e+001;
n=299; farx(n+1)=8.086404e+000; foe(n+1)=5.143953e+001; krok(n+1)=9.032653e-006; ng(n+1)=1.582042e+002;
n=300; farx(n+1)=8.102561e+000; foe(n+1)=5.142800e+001; krok(n+1)=4.184295e-005; ng(n+1)=7.524991e+001;

figure; semilogy(farx,'b'); hold on; semilogy(foe,'r'); xlabel('Iteracje'); ylabel('Earx, Eoe'); legend('Earx','Eoe'); title('Uczenie predyktora OE');
figure; subplot(2,1,1); semilogy(krok); xlabel('Iteracje'); ylabel('Krok');
subplot(2,1,2); semilogy(ng); xlabel('Iteracje'); ylabel('Norma gradientu');
Earx=farx(n+1)
Eoe=foe(n+1)
